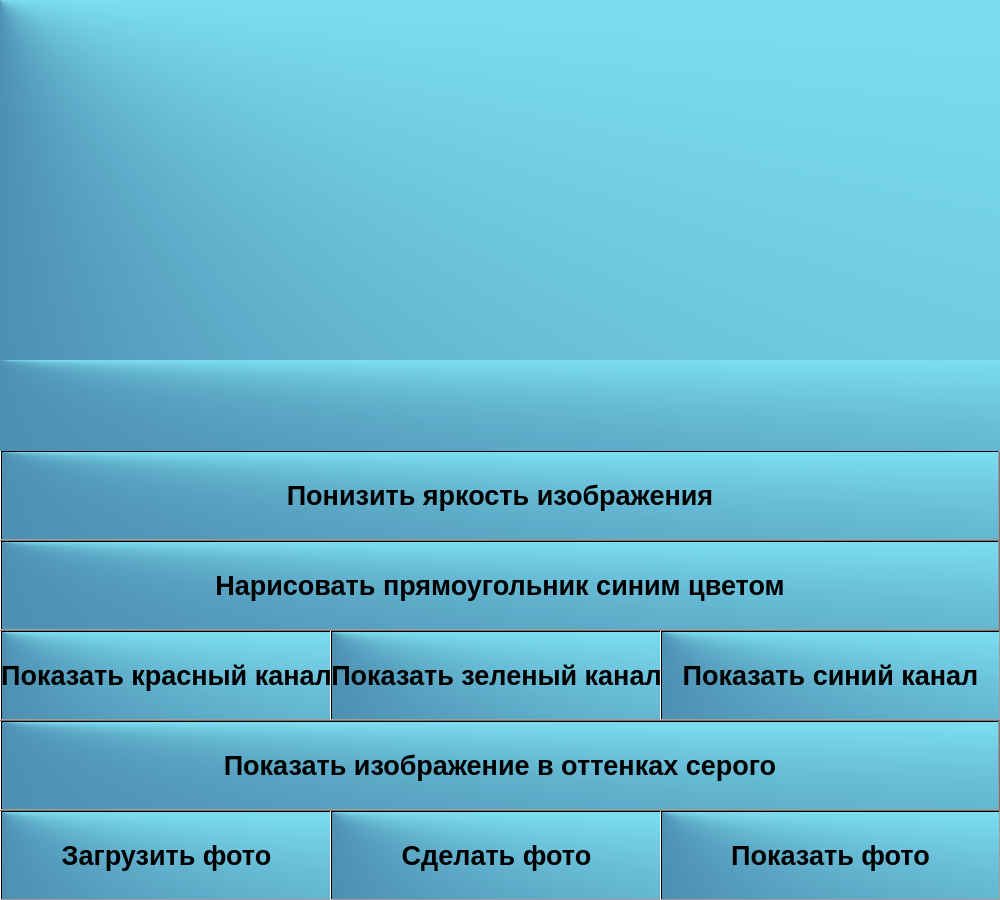
<?xml version="1.0" encoding="UTF-8"?>
<ui version="4.0">
 <class>MainWindow</class>
 <widget class="QMainWindow" name="MainWindow">
  <property name="geometry">
   <rect>
    <x>0</x>
    <y>0</y>
    <width>1000</width>
    <height>900</height>
   </rect>
  </property>
  <property name="windowTitle">
   <string>Приложение</string>
  </property>
  <property name="styleSheet">
   <string notr="true">background-color: qconicalgradient(cx:0, cy:0, angle:161.127, stop:0 rgba(33, 0, 54, 255), stop:0.258706 rgba(69, 130, 167, 255), stop:0.567164 rgba(126, 226, 244, 255), stop:0.830846 rgba(77, 174, 164, 255), stop:1 rgba(35, 0, 175, 255));</string>
  </property>
  <widget class="QWidget" name="centralwidget">
   <widget class="QPushButton" name="pushButton">
    <property name="geometry">
     <rect>
      <x>0</x>
      <y>810</y>
      <width>333</width>
      <height>91</height>
     </rect>
    </property>
    <property name="font">
     <font>
      <pointsize>20</pointsize>
      <bold>true</bold>
     </font>
    </property>
    <property name="text">
     <string>Загрузить фото</string>
    </property>
   </widget>
   <widget class="QPushButton" name="pushButton_2">
    <property name="geometry">
     <rect>
      <x>330</x>
      <y>810</y>
      <width>333</width>
      <height>91</height>
     </rect>
    </property>
    <property name="font">
     <font>
      <pointsize>20</pointsize>
      <bold>true</bold>
     </font>
    </property>
    <property name="text">
     <string>Сделать фото</string>
    </property>
   </widget>
   <widget class="QPushButton" name="pushButton_3">
    <property name="geometry">
     <rect>
      <x>660</x>
      <y>810</y>
      <width>341</width>
      <height>91</height>
     </rect>
    </property>
    <property name="font">
     <font>
      <pointsize>20</pointsize>
      <bold>true</bold>
     </font>
    </property>
    <property name="text">
     <string>Показать фото</string>
    </property>
   </widget>
   <widget class="QPushButton" name="pushButton_4">
    <property name="geometry">
     <rect>
      <x>0</x>
      <y>720</y>
      <width>1000</width>
      <height>91</height>
     </rect>
    </property>
    <property name="font">
     <font>
      <pointsize>20</pointsize>
      <bold>true</bold>
     </font>
    </property>
    <property name="text">
     <string>Показать изображение в оттенках серого</string>
    </property>
   </widget>
   <widget class="QPushButton" name="pushButton_5">
    <property name="geometry">
     <rect>
      <x>0</x>
      <y>630</y>
      <width>333</width>
      <height>91</height>
     </rect>
    </property>
    <property name="font">
     <font>
      <pointsize>20</pointsize>
      <bold>true</bold>
     </font>
    </property>
    <property name="text">
     <string>Показать красный канал</string>
    </property>
   </widget>
   <widget class="QPushButton" name="pushButton_6">
    <property name="geometry">
     <rect>
      <x>330</x>
      <y>630</y>
      <width>333</width>
      <height>91</height>
     </rect>
    </property>
    <property name="font">
     <font>
      <pointsize>20</pointsize>
      <bold>true</bold>
     </font>
    </property>
    <property name="text">
     <string>Показать зеленый канал</string>
    </property>
   </widget>
   <widget class="QPushButton" name="pushButton_7">
    <property name="geometry">
     <rect>
      <x>660</x>
      <y>630</y>
      <width>341</width>
      <height>91</height>
     </rect>
    </property>
    <property name="font">
     <font>
      <pointsize>20</pointsize>
      <bold>true</bold>
     </font>
    </property>
    <property name="text">
     <string>Показать синий канал</string>
    </property>
   </widget>
   <widget class="QPushButton" name="pushButton_8">
    <property name="geometry">
     <rect>
      <x>0</x>
      <y>540</y>
      <width>1000</width>
      <height>91</height>
     </rect>
    </property>
    <property name="font">
     <font>
      <pointsize>20</pointsize>
      <bold>true</bold>
     </font>
    </property>
    <property name="text">
     <string>Нарисовать прямоугольник синим цветом</string>
    </property>
   </widget>
   <widget class="QPushButton" name="pushButton_9">
    <property name="geometry">
     <rect>
      <x>0</x>
      <y>450</y>
      <width>1000</width>
      <height>91</height>
     </rect>
    </property>
    <property name="font">
     <font>
      <pointsize>20</pointsize>
      <bold>true</bold>
     </font>
    </property>
    <property name="text">
     <string>Понизить яркость изображения</string>
    </property>
   </widget>
   <widget class="QLabel" name="label">
    <property name="geometry">
     <rect>
      <x>0</x>
      <y>360</y>
      <width>1001</width>
      <height>91</height>
     </rect>
    </property>
    <property name="font">
     <font>
      <pointsize>20</pointsize>
      <bold>true</bold>
     </font>
    </property>
    <property name="text">
     <string/>
    </property>
   </widget>
  </widget>
 </widget>
 <resources/>
 <connections/>
</ui>
